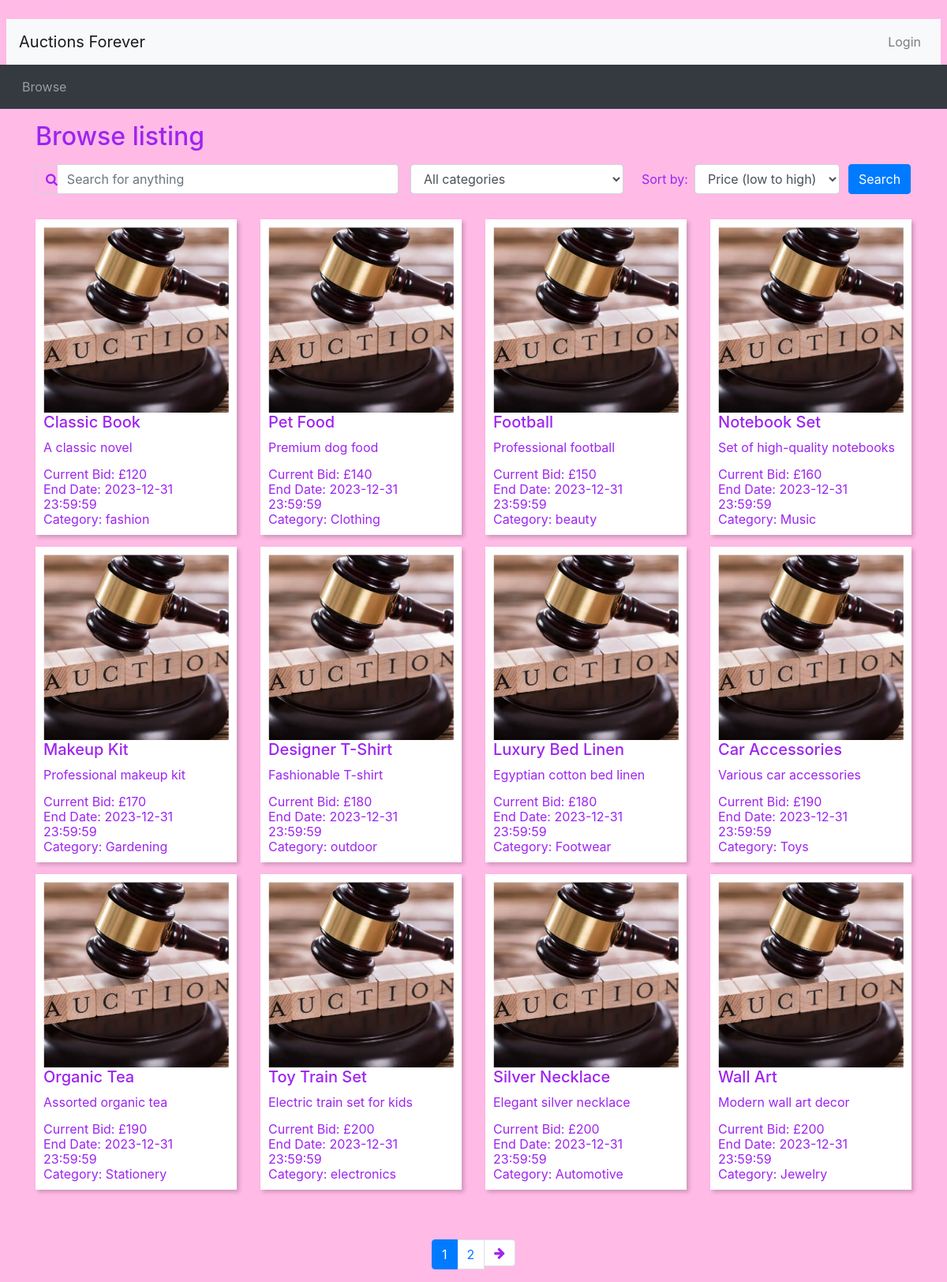
Screenshot of /browse.php with the database file from the repository.
### tables this page shows
CREATE TABLE `AuctionItem` (
  `ItemAuctionID` int(4) NOT NULL AUTO_INCREMENT,
  `Title` text NOT NULL,
  `SellerID` int(4) NOT NULL,
  `CategoryID` int(4) NOT NULL,
  `Description` text NOT NULL,
  `StartingPrice` int(11) NOT NULL,
  `ReservePrice` int(11) NOT NULL,
  `EndDate` datetime NOT NULL,
  PRIMARY KEY (`ItemAuctionID`)
);

CREATE TABLE `Categories` (
  `CategoryID` int(4) NOT NULL,
  `CategoryName` varchar(255) NOT NULL
);

### browse.php (the view, shortened to what this page needs)
<?php include_once("header.php")?>
<?php
include 'db_connect.php';?>
<div class="container">
<h2 class="my-3">Browse listing</h2>
<div id="searchSpecs">
<form method="get" action="browse.php">
  <div class="row">
    <div class="col-md-5 pr-0">
      <div class="form-group">
            <div class="input-group">
          <div class="input-group-prepend">
            <span class="input-group-text bg-transparent pr-0 text-muted">
              <i class="fa fa-search"></i>
            </span>
          </div>
          <input type="text" class="form-control border-left-0" id="keyword" name="keyword" placeholder="Search for anything">
        </div>
      </div>
    </div>
    <div class="col-md-3 pr-0">
      <div class="form-group">
        <select class="form-control" id="cat" name="cat">
          <option selected value="all">All categories</option>
        </select>
      </div>
    </div>
    <div class="col-md-3 pr-0">
      <div class="form-inline">
        <label class="mx-2" for="order_by">Sort by:</label>
        <select class="form-control" id="order_by" name="order_by">
          <option selected value="pricelow">Price (low to high)</option>
        </select>
      </div>
    </div>
    <div class="col-md-1 px-0">
      <button type="submit" class="btn btn-primary">Search</button>
    </div>
  </div>
</form>
</div>
<?php
  $ordering = isset($_GET['order_by']) ? $_GET['order_by'] : 'pricelow';
  $curr_page = isset($_GET['page']) ? intval($_GET['page']) : 1;
  $sql = "SELECT AuctionItem.*, Categories.CategoryName, COUNT(Bid.BidID) AS BidCount, MAX(Bid.BidAmount) AS MaxBid ";
  $sql .= "FROM AuctionItem ";
  $sql .= "LEFT JOIN Categories ON AuctionItem.CategoryID = Categories.CategoryID ";
  $sql .= "LEFT JOIN Bid ON AuctionItem.ItemAuctionID = Bid.ItemAuctionID ";
  $sql .= "GROUP BY AuctionItem.ItemAuctionID ";
if ($ordering == 'pricelow') {
    $sql .= "ORDER BY COALESCE(MAX(Bid.BidAmount), AuctionItem.StartingPrice) ASC ";
} elseif ($ordering == 'pricehigh') {
    $sql .= "ORDER BY COALESCE(MAX(Bid.BidAmount), AuctionItem.StartingPrice) DESC ";
} else {
    $sql .= "ORDER BY AuctionItem.EndDate ASC ";
}
  $results_per_page = 12;
  $offset = ($curr_page - 1) * $results_per_page;
  $totalItemsQuery = "SELECT COUNT(*) as TotalItems FROM AuctionItem";
  $totalItemsResult = $connection->query($totalItemsQuery);
  $totalItemsRow = $totalItemsResult->fetch_assoc();
  $totalItems = $totalItemsRow['TotalItems'];
  $max_page = ceil($totalItems / $results_per_page);
  $sql .= " LIMIT $results_per_page OFFSET $offset";
  $result = $connection->query($sql);
  if ($result && $result->num_rows > 0) {
    $itemCount = 0;
    echo '<div class="row">';
    while ($row = $result->fetch_assoc()) {
        if ($itemCount > 0 && $itemCount % 4 == 0) {
            echo '</div><div class="row">';
        }
        $itemLink = "listing.php?item_id=" . urlencode($row['ItemAuctionID']);
        echo '<div class="col-md-3">';
        echo '<a href="' . $itemLink . '" class="item-link">';
        echo '<div class="item-box">';
        $imageSql = "SELECT ImagePath FROM ItemImages WHERE ItemAuctionID = " . $row['ItemAuctionID'] . " LIMIT 1";
        $imageResult = $connection->query($imageSql);
        echo '<div class="image-wrapper">';
        if ($imageResult && $imageResult->num_rows > 0) {
            $imageRow = $imageResult->fetch_assoc();
            $relativeImagePath = strpos($imageRow['ImagePath'], 'uploads/') !== false ? htmlspecialchars($imageRow['ImagePath']) : $imageFolderPath . htmlspecialchars($imageRow['ImagePath']);
            if (file_exists($relativeImagePath)) {
                echo '<img src="' . $relativeImagePath . '" alt="Item Image" class="item-image">';
            } else {
                echo '<img src="default.jpg" alt="Default Image" class="item-image">';
            }
        } else {
            echo '<img src="default.jpg" alt="Default Image" class="item-image">';
        }
        echo '</div>';
        echo "<h5>" . htmlspecialchars($row['Title']) . "</h5>";
        echo "<p class='description'>" . htmlspecialchars($row['Description']) . "</p>";
        echo '<div class="item-info">';
        $currentBid = $row['MaxBid'] ? $row['MaxBid'] : $row['StartingPrice'];
        echo "<p>Current Bid: £" . htmlspecialchars($currentBid) . "</p>";
        echo "  <p>End Date: " . htmlspecialchars($row['EndDate']) . "</p>";
        echo "  <p>Category: " . htmlspecialchars($row['CategoryName']) . "</p>";
        echo '</div>';
        echo '</div>';
        echo '</a>';
        echo '</div>';
        $itemCount++;
    }
    echo '</div>';
} else {
    echo "No listings found.";
}
?>
<nav aria-label="Search results pages" class="mt-5">
  <ul class="pagination justify-content-center">
<?php
  $querystring = "";
  $high_page_boost = max(3 - $curr_page, 0);
  $low_page_boost = max(2 - ($max_page - $curr_page), 0);
  $low_page = max(1, $curr_page - 2 - $low_page_boost);
  $high_page = min($max_page, $curr_page + 2 + $high_page_boost);
  for ($i = $low_page; $i <= $high_page; $i++) {
    if ($i == $curr_page) {
      echo('
    <li class="page-item active">');
    }
    else {
      echo('
    <li class="page-item">');
    }
    echo('
      <a class="page-link" href="browse.php?' . $querystring . 'page=' . $i . '">' . $i . '</a>
    </li>');
  }
  if ($curr_page != $max_page) {
    echo('
    <li class="page-item">
      <a class="page-link" href="browse.php?' . $querystring . 'page=' . ($curr_page + 1) . '" aria-label="Next">
        <span aria-hidden="true"><i class="fa fa-arrow-right"></i></span>
        <span class="sr-only">Next</span>
      </a>
    </li>');
  }
?>
</nav>
<?php include_once("footer.php")?>

### header.php (shortened to what this page needs)
<!doctype html>
<html lang="en">
<head>
  <link rel="stylesheet" href="css/bootstrap.min.css">
  <link rel="stylesheet" href="https://cdnjs.cloudflare.com/ajax/libs/font-awesome/4.7.0/css/font-awesome.min.css">
  <link rel="stylesheet" type="text/css" href="css/custom.css">
</head>
<body>
<nav class="navbar navbar-expand-lg navbar-light bg-light mx-2">
  <a class="navbar-brand" href="browse.php"> Auctions Forever</a>
  <ul class="navbar-nav ml-auto">
    <li class="nav-item">
<?php
  if (isset($_SESSION['logged_in']) && $_SESSION['logged_in'] == true) {
    echo '<a class="nav-link" href="logout.php">Logout</a>';
  }
  else {
    echo '<button type="button" class="btn nav-link" data-toggle="modal" data-target="#loginModal">Login</button>';
  }
?>
    </li>
  </ul>
</nav>
<nav class="navbar navbar-expand-lg navbar-dark bg-dark">
  <ul class="navbar-nav align-middle">
	<li class="nav-item mx-1">
      <a class="nav-link" href="browse.php">Browse</a>
    </li>
  </ul>
</nav>

### footer.php (shortened to what this page needs)
</body>
</html>

### css/custom.css (style rules this page uses)
body, body * { color: rgb(158, 36, 240); }
body { color: rgb(255, 186, 230); background-color: rgb(255, 186, 230); }

### header.php (style rules this page uses)
.description { display: -webkit-box; -webkit-line-clamp: 2; -webkit-box-orient: vertical; overflow: hidden; text-overflow: ellipsis; height: 3em; margin-bottom: 0; }
.item-box { border: 1px solid #ddd; padding: 10px; margin-bottom: 15px; box-shadow: 3px 3px 5px rgba(0, 0, 0, 0.2); height: 400px; display: flex; flex-direction: column; justify-content: space-between; background-color: #ffffff; overflow: hidden; border: none; }
img { border: none; outline: none; }
.image-wrapper { position: relative; width: 100%; padding-top: 100%; overflow: hidden; }
.item-box img { position: absolute; top: 50%; left: 50%; width: auto; height: 100%; object-fit: cover; transform: translate(-50%, -50%); }
.item-info { margin-top: auto; padding-top: 5px; line-height: 1.2; border-top: none; }
.item-info p { margin-bottom: 0; border-bottom: none; }
body, body * { color: rgb(158, 36, 240); }
body { color: rgb(255, 186, 230); background-color: rgb(255, 186, 230); }

### rows the page displays
auctionitem: Title "Classic Book", Description "A classic novel", currentBid "120", EndDate "2023-12-31 23:59:59", CategoryID.CategoryName "fashion"
auctionitem: Title "Pet Food", Description "Premium dog food", currentBid "140", EndDate "2023-12-31 23:59:59", CategoryID.CategoryName "Clothing"
auctionitem: Title "Football", Description "Professional football", currentBid "150", EndDate "2023-12-31 23:59:59", CategoryID.CategoryName "beauty"
auctionitem: Title "Notebook Set", Description "Set of high-quality notebooks", currentBid "160", EndDate "2023-12-31 23:59:59", CategoryID.CategoryName "Music"
auctionitem: Title "Makeup Kit", Description "Professional makeup kit", currentBid "170", EndDate "2023-12-31 23:59:59", CategoryID.CategoryName "Gardening"
auctionitem: Title "Designer T-Shirt", Description "Fashionable T-shirt", currentBid "180", EndDate "2023-12-31 23:59:59", CategoryID.CategoryName "outdoor"
auctionitem: Title "Luxury Bed Linen", Description "Egyptian cotton bed linen", currentBid "180", EndDate "2023-12-31 23:59:59", CategoryID.CategoryName "Footwear"
auctionitem: Title "Car Accessories", Description "Various car accessories", currentBid "190", EndDate "2023-12-31 23:59:59", CategoryID.CategoryName "Toys"
auctionitem: Title "Organic Tea", Description "Assorted organic tea", currentBid "190", EndDate "2023-12-31 23:59:59", CategoryID.CategoryName "Stationery"
auctionitem: Title "Toy Train Set", Description "Electric train set for kids", currentBid "200", EndDate "2023-12-31 23:59:59", CategoryID.CategoryName "electronics"
auctionitem: Title "Silver Necklace", Description "Elegant silver necklace", currentBid "200", EndDate "2023-12-31 23:59:59", CategoryID.CategoryName "Automotive"
auctionitem: Title "Wall Art", Description "Modern wall art decor", currentBid "200", EndDate "2023-12-31 23:59:59", CategoryID.CategoryName "Jewelry"
